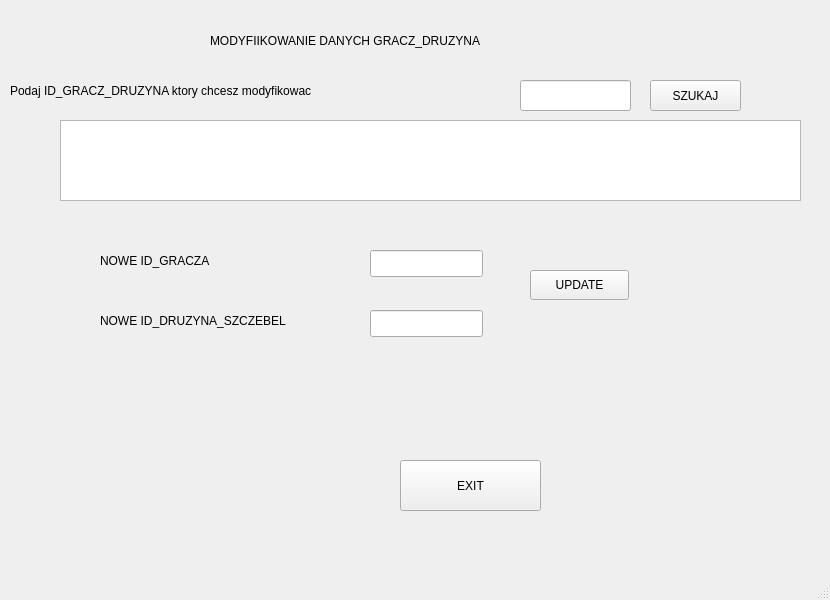
<?xml version="1.0" encoding="UTF-8"?>
<ui version="4.0">
 <class>MainWindow</class>
 <widget class="QMainWindow" name="MainWindow">
  <property name="geometry">
   <rect>
    <x>0</x>
    <y>0</y>
    <width>830</width>
    <height>600</height>
   </rect>
  </property>
  <property name="windowTitle">
   <string>MainWindow</string>
  </property>
  <widget class="QWidget" name="centralwidget">
   <widget class="QPushButton" name="pushButton_2">
    <property name="geometry">
     <rect>
      <x>530</x>
      <y>270</y>
      <width>99</width>
      <height>30</height>
     </rect>
    </property>
    <property name="text">
     <string>UPDATE</string>
    </property>
   </widget>
   <widget class="QLabel" name="label">
    <property name="geometry">
     <rect>
      <x>210</x>
      <y>20</y>
      <width>391</width>
      <height>41</height>
     </rect>
    </property>
    <property name="text">
     <string>MODYFIIKOWANIE DANYCH GRACZ_DRUZYNA</string>
    </property>
   </widget>
   <widget class="QLabel" name="label_3">
    <property name="geometry">
     <rect>
      <x>10</x>
      <y>80</y>
      <width>481</width>
      <height>21</height>
     </rect>
    </property>
    <property name="text">
     <string>Podaj ID_GRACZ_DRUZYNA ktory chcesz modyfikowac</string>
    </property>
   </widget>
   <widget class="QTextBrowser" name="textBrowser">
    <property name="geometry">
     <rect>
      <x>60</x>
      <y>120</y>
      <width>741</width>
      <height>81</height>
     </rect>
    </property>
   </widget>
   <widget class="QLineEdit" name="lineEdit">
    <property name="geometry">
     <rect>
      <x>520</x>
      <y>80</y>
      <width>111</width>
      <height>31</height>
     </rect>
    </property>
   </widget>
   <widget class="QLabel" name="label_2">
    <property name="geometry">
     <rect>
      <x>100</x>
      <y>250</y>
      <width>221</width>
      <height>21</height>
     </rect>
    </property>
    <property name="text">
     <string>NOWE ID_GRACZA</string>
    </property>
   </widget>
   <widget class="QLineEdit" name="lineEdit_2">
    <property name="geometry">
     <rect>
      <x>370</x>
      <y>250</y>
      <width>113</width>
      <height>27</height>
     </rect>
    </property>
   </widget>
   <widget class="QPushButton" name="pushButton">
    <property name="geometry">
     <rect>
      <x>650</x>
      <y>80</y>
      <width>91</width>
      <height>31</height>
     </rect>
    </property>
    <property name="text">
     <string>SZUKAJ</string>
    </property>
   </widget>
   <widget class="QLineEdit" name="lineEdit_3">
    <property name="geometry">
     <rect>
      <x>370</x>
      <y>310</y>
      <width>113</width>
      <height>27</height>
     </rect>
    </property>
    <property name="text">
     <string/>
    </property>
   </widget>
   <widget class="QLabel" name="label_4">
    <property name="geometry">
     <rect>
      <x>100</x>
      <y>310</y>
      <width>261</width>
      <height>21</height>
     </rect>
    </property>
    <property name="text">
     <string>NOWE ID_DRUZYNA_SZCZEBEL</string>
    </property>
   </widget>
   <widget class="QLabel" name="label_x">
    <property name="geometry">
     <rect>
      <x>80</x>
      <y>370</y>
      <width>231</width>
      <height>71</height>
     </rect>
    </property>
    <property name="text">
     <string/>
    </property>
   </widget>
   <widget class="QPushButton" name="pushButton_x">
    <property name="geometry">
     <rect>
      <x>400</x>
      <y>460</y>
      <width>141</width>
      <height>51</height>
     </rect>
    </property>
    <property name="text">
     <string>EXIT</string>
    </property>
   </widget>
  </widget>
  <widget class="QMenuBar" name="menubar">
   <property name="geometry">
    <rect>
     <x>0</x>
     <y>0</y>
     <width>830</width>
     <height>22</height>
    </rect>
   </property>
  </widget>
  <widget class="QStatusBar" name="statusbar"/>
 </widget>
 <resources/>
 <connections/>
</ui>
